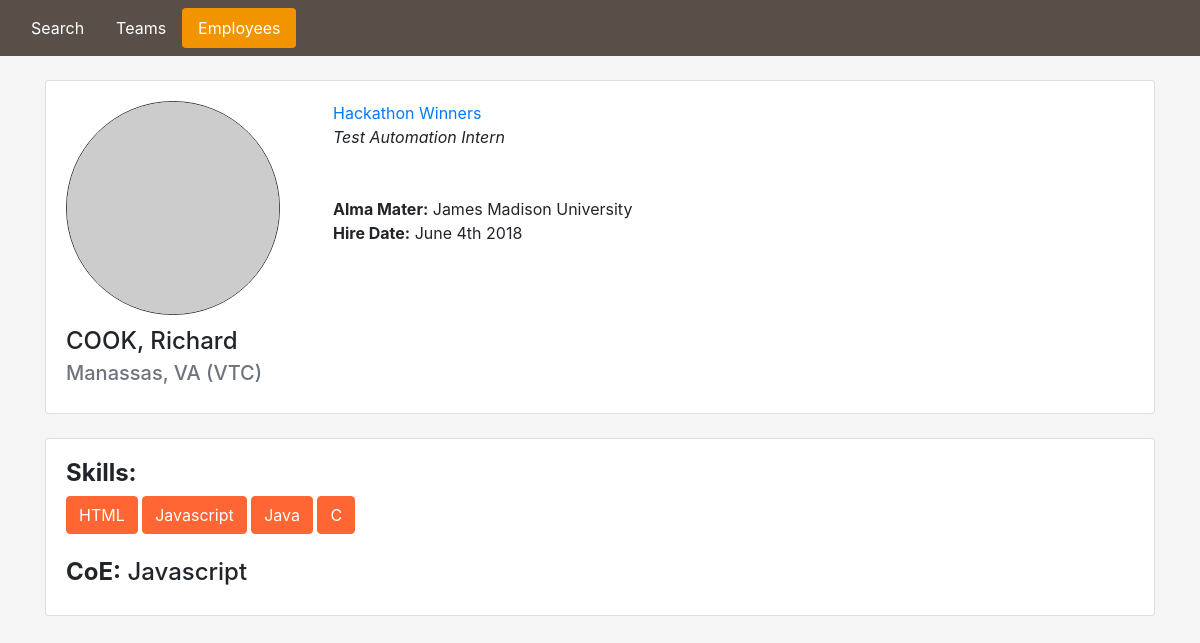
Page /people/employees/1/ on the committed database.
### people/models.py (models this page shows, shortened)
class Employee(models.Model):
  first_name = models.CharField(max_length=100)
  last_name = models.CharField(max_length=100)
  alma_mater = models.CharField(max_length=100, default="James Madison University")
  position = models.CharField(max_length=100)
  location = models.CharField(max_length=100)
  teamID = models.ForeignKey(Team, on_delete=models.CASCADE)
  COE = models.CharField(max_length=250)
  skills = models.CharField(max_length=250)
  employeeID = models.CharField(max_length=10)
  parentID = models.CharField(max_length=10)

class Team(models.Model):
  teamName = models.CharField(max_length=250)
  department = models.CharField(max_length=50)

### people/views.py (the view)
# urls.py: url(r'^employees/(?P<id>\d+)/$', views.employees, name='employees'),
def employees(request, id):
  employee = Employee.objects.get(id=id)
  skill_list = employee.skills.split(",")
  template = loader.get_template('people/employee.html')
  context = {
    'employee': employee,
    'skills': skill_list,
    'team': employee.teamID
  }
  return render(request, 'people/employee.html', context)

### people/templates/people/employee.html (shortened to what this page needs)
<!doctype html>
<html lang="en">
  <head>
    <link rel="stylesheet" href="/people/static/css/bootstrap.css">
  </head>
  <body>
    <div class="container-fluid">
        <ul class="nav nav-pills" style="padding-top: 8px; padding-bottom: 8px">
            <li class="nav-item">
                <a class="nav-link" href="/people/">Search</a>
            </li>
            <li class="nav-item">
                <a class="nav-link" href="/people/teams-list/">Teams</a>
            </li>
            <li class="nav-item">
                <a class="nav-link active" href="/people/employees-list/">Employees</a>
            </li>
        </ul>
    </div>
    <div class="container">
        <br />
        <div class="card" style="width: 100%;">
            <div class="card-body">
                <div style="width: 25%" class="float-left">
                    <img src="https://via.placeholder.com/250x250" class="rounded-circle img-fluid border border-dark" style="width: 80%; height: auto; margin-bottom: .75em;" />
                    <h4 class="card-title">{{employee.last_name}}, {{employee.first_name}}</h4>
                    <h5 class="card-subtitle mb-2 text-muted">{{employee.location}}</h5>
                </div>
                <div class="float-left" style="width: 70%;">
                    <p class="card-text"><a href="/people/teams/{{team.id}}">{{team.teamName}}</a><br />
                        <em>{{employee.position}}</em><br />
                        <br /><br />
                        <b>Alma Mater:</b> {{employee.alma_mater}}<br />
                        <b>Hire Date:</b> June 4th 2018 <br />
                    </p>
                </div>
            </div>
        </div>
        <br />
        <div class="card" style="width: 100%;">
            <div class="card-body">
                <h4 style="font-weight: 700">Skills:</h4>
                {% for skill in skills %}
                <a type="button" class="btn btn-tag">{{skill}}</a>
                {% endfor %}
                <br /><br /><h4><span style="font-weight: 700">CoE:</span> {{employee.COE}}</h4>
            </div>
        </div>
    </div>
  </body>
</html>

### people/templates/people/employee.html (style rules this page uses)
html, body { height: 100%; background: #f5f5f5; }
.btn { border-color: #786e6c; margin-left: 1em; background-color: #786e6c; }
.btn-tag { margin-left: 0px !important; background: rgb(255, 102, 51);; color: white !important; border-color: rgb(255, 102, 51);; }
.container-fluid { background-color: rgb(90, 78, 72);; }
.nav-link { color: white; }
.nav-pills .nav-link.active, .nav-pills .show > .nav-link { background-color: rgb(242, 148, 0); }

### rows in the picture
Employee: last_name "COOK", first_name "Richard", location "Manassas, VA (VTC)", position "Test Automation Intern", alma_mater "James Madison University", COE "Javascript"
Team: teamName "Hackathon Winners"

### other values in the picture
{{ skill }} "HTML" "Javascript" "Java" "C"
